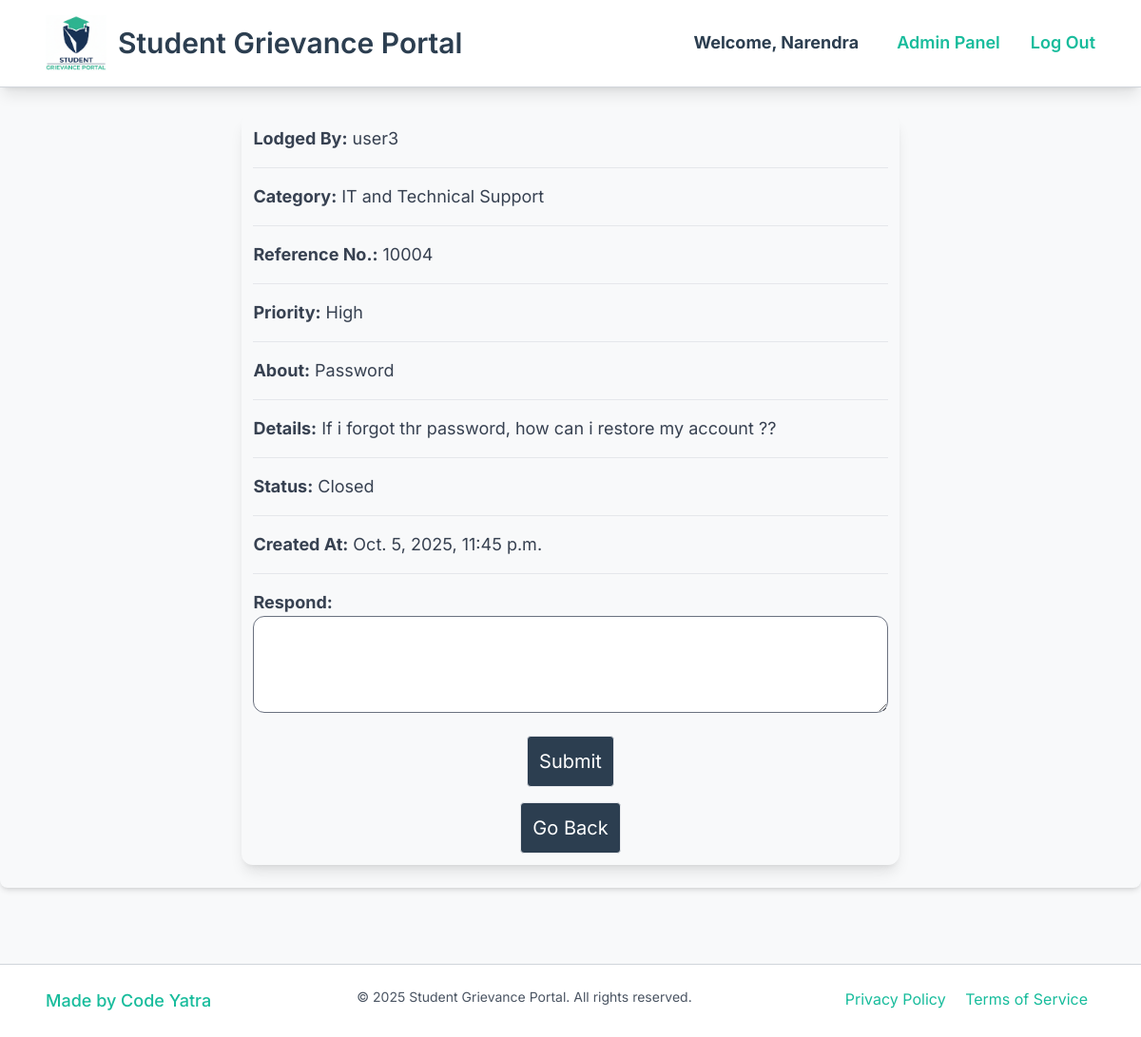
Screenshot of /grievance_detail/10004 (signed in) with the database file from the repository.
### app/models.py (models this page shows, shortened)
class User(AbstractUser):
    phone_number = models.IntegerField(default=0)
    address = models.CharField(max_length=500, default="No Value")
    state = models.CharField(max_length=100, default="No Value")
    gender = models.CharField(max_length=50, default="No Value")
    handler = models.BooleanField(default=False)

class Grievance(models.Model):
    user = models.ForeignKey(User, on_delete=models.CASCADE, related_name='user')
    category = models.CharField(max_length=100)
    priority = models.CharField(max_length=100, choices=PRIORITY_CHOICES, default="Normal")
    details = models.CharField(max_length=2000)
    about = models.CharField(max_length=500, default="No Value")
    status = models.CharField(max_length=100, choices=STATUS_CHOICES, default="Registered")
    created_at = models.DateTimeField(auto_now_add=True)
    ref_no = models.IntegerField(default=100)
    handler_response = models.CharField(max_length=500, default="")
    satisfied = models.BooleanField(default=False)

### app/views.py (the view)
# urls.py: path("grievance_detail/<int:ref_no>", views.grievance_detail, name="grievance_detail"),
def grievance_detail(request, ref_no):
    grievance_obj = Grievance.objects.get(ref_no=ref_no)
    return render(request, 'app/grievance_detail.html', {
        "grievance": grievance_obj,
        "response_len": len(grievance_obj.handler_response),
    })

### app/templates/app/grievance_detail.html (shortened to what this page needs)
{% extends 'app/dash_base.html' %}
{% block body %}
<div class="mt-24 w-3/5 mx-auto text-xl grid grid-col-1 gap-4 shadow-lg p-3 rounded-xl">
    <p class="text-gray-700 text-lg"><strong>Lodged By:</strong> {{ grievance.user.username }}</p><hr>
    <p class="text-gray-700 text-lg"><strong>Category:</strong> {{ grievance.category }}</p><hr>
    <p class="text-gray-700 text-lg"><strong>Reference No.:</strong> {{ grievance.ref_no }}</p><hr>
    <p class="text-gray-700 text-lg"><strong>Priority:</strong> {{ grievance.priority }}</p><hr>
    <p class="text-gray-700 text-lg"><strong>About:</strong> {{ grievance.about }}</p><hr>
    <p class="text-gray-700 text-lg"><strong>Details:</strong> {{ grievance.details }}</p><hr>
    <p class="text-gray-700 text-lg"><strong>Status:</strong> {{ grievance.status }}</p><hr>
    <p class="text-gray-700 text-lg"><strong>Created At:</strong> {{ grievance.created_at }}</p><hr>
    {% if request.user.handler %}
        <div>
            <form action="{% url 'handler_response' grievance.ref_no%}" method="post" class="w-full mx-auto flex flex-col">
                <label class="text-gray-700 text-lg" for="about"><strong>Respond:</strong></label>
                <textarea class="text-lg px-3 py-2 mb-6 border border-gray-500 rounded-xl" required name="response" id="" cols="30" rows="3"></textarea>
                <input type="submit" class="p-3 border border-gray-200 bg-primary hover:bg-primary-dark rounded mx-auto text-white">
            </form>
        </div>
    {% endif %}
                            <a href="{% url 'register_grievance' %}" class="p-3 border border-gray-200 bg-primary hover:bg-primary-dark rounded mx-auto text-white">Go Back</a>
                        </div>
{% endblock %}

### app/templates/app/layout.html (shortened to what this page needs)
{% load static %}
<!DOCTYPE html>
<html lang="en">
    <head>
        <script src="https://cdn.tailwindcss.com"></script>
    </head>
    <body class="flex flex-col justify-between h-screen">
            <nav class="px-12 py-4 flex justify-between items-center border-b border-gray-300 fixed right-0 left-0 top-0 bg-white shadow-lg" style="color: #2C3E50; font-family: 'Inter', sans-serif;">
            <a class="text-3xl font-semibold flex items-center" href="/" style="color: #2C3E50;">
            <img class="w-16 mr-3" src="{% static 'images/logo1.png' %}" alt="Logo" />
              Student Grievance Portal
            </a>
            <div>
              <ul class="flex space-x-8 text-lg font-medium">
                {% if user.is_authenticated %}
                    <li class="nav-item">
                        <a class="p-2 border-b-2 border-transparent hover:border-secondary transition-colors" href="#" style="color: #2C3E50;"><strong>Welcome, {{ user.username }}</strong></a>
                    </li>
                {% endif %}
                {% if user.is_superuser %}
                    <a href="/admin" class="link-secondary font-semibold hover:underline">Admin Panel</a>
                {% endif %}
                {% if user.is_authenticated %}
                    <li class="nav-item">
                        <a class="link-secondary font-semibold hover:underline" href="{% url 'logout' %}">Log Out</a>
                    </li>
                {% endif %}
              </ul>
            </div>
          </nav>
        <div class="body card-bg p-6 rounded-lg shadow-md">
            {% block body %}
            {% endblock %}
        </div>
        {% block footer %}
        <footer class="mt-20 px-12 py-6 flex justify-between border-t border-gray-300 static bottom-0 bg-white shadow-lg" style="color: #2C3E50; font-family: 'Inter', sans-serif;">
            <a href="https://code-yatra-pi.vercel.app/" target="_blank" class="text-lg link-secondary flex items-center font-medium hover:underline">
              Made by Code Yatra
            </a>
            <p class="text-sm text-gray-600">&copy; 2025 Student Grievance Portal. All rights reserved.</p>
            <div>
              <a href="#" class="link-secondary hover:underline mx-2">Privacy Policy</a>
              <a href="#" class="link-secondary hover:underline mx-2">Terms of Service</a>
            </div>
        </footer>
        {% endblock %}
    </body>
</html>

### app/templates/app/layout.html (style rules this page uses)
body { font-family: 'Inter', sans-serif; background-color: #F8F9FA; color: #555555; }
.link-secondary { color: #18BC9C; text-decoration: none; }

### rows the page displays
User: username "Narendra"
Grievance: user.username "user3", category "IT and Technical Support", ref_no "10004", priority "High", about "Password", details "If i forgot thr password, how can i restore my account ??", status "Closed", created_at "Oct. 5, 2025, 11:45 p.m."
